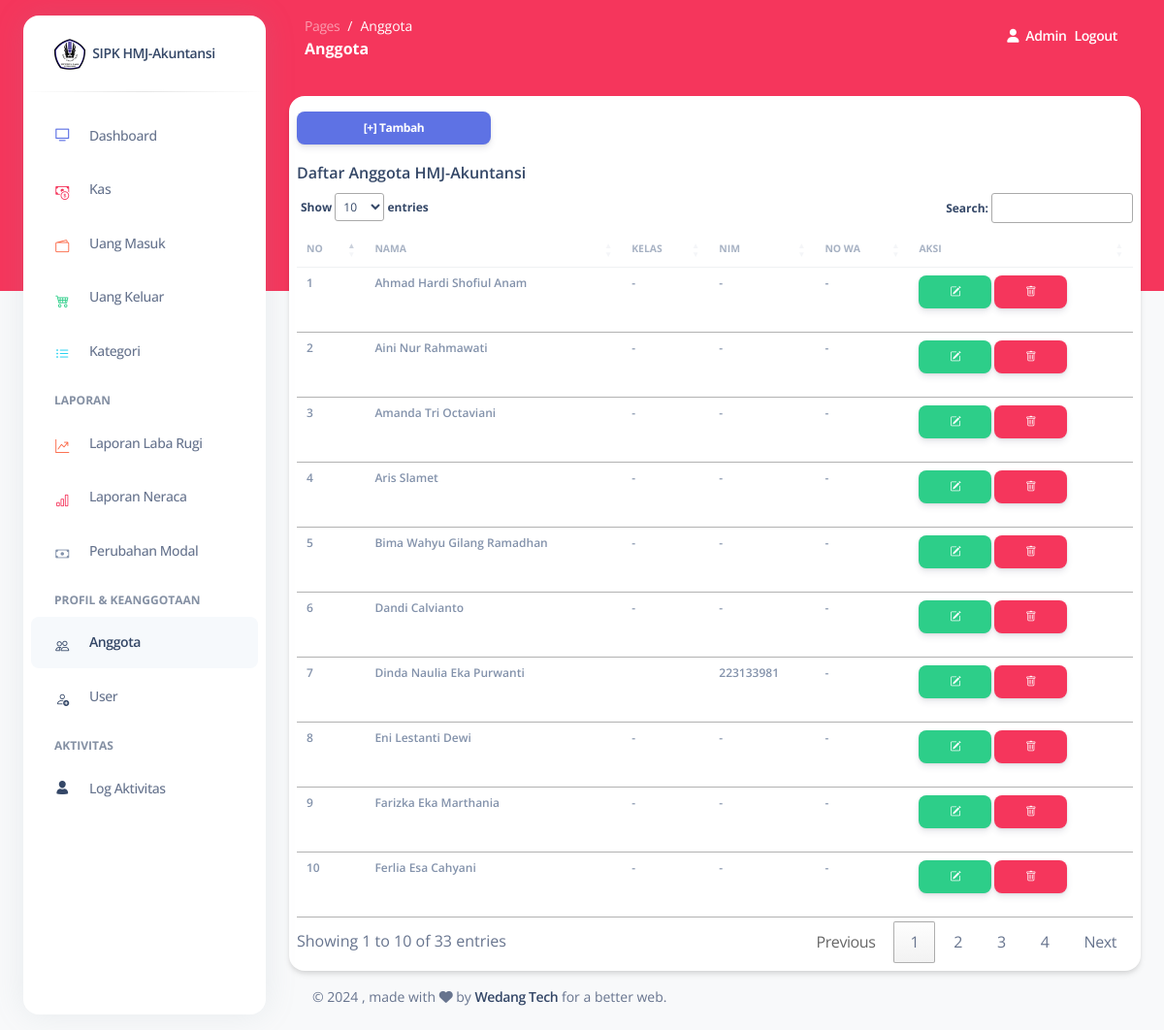
/index.php?hal=anggota (signed in), run on the app's committed database.
### tables this page shows
CREATE TABLE `anggota` (
  `id_anggota` int(11) NOT NULL,
  `nama_anggota` text NOT NULL,
  `kelas_anggota` text NOT NULL,
  `nim_anggota` varchar(50) NOT NULL,
  `alamat_anggota` text NOT NULL,
  `wa` varchar(15) NOT NULL,
  `created_at` datetime NOT NULL DEFAULT current_timestamp(),
  `updated_at` datetime NOT NULL DEFAULT '0000-00-00 00:00:00' ON UPDATE current_timestamp()
);

### pages/anggota.php (the view, shortened to what this page needs)
<div class="row">
    <div class="col-md-12">
        <div class="card shadow p-2 pt-3">
            <button class="btn btn-sm btn-primary" style="max-width: 200px;" data-bs-toggle="modal" data-bs-target="#staticBackdrop">[+] Tambah</button>
            <h6 class="mb-2">Daftar Anggota HMJ-Akuntansi</h6>
            <div class="table-responsive">
                <table class="table" id="myTable">
                    <thead>
                        <tr>
                            <th class="text-uppercase text-secondary text-xxs font-weight-bolder opacity-7">No</th>
                            <th class="text-uppercase text-secondary text-xxs font-weight-bolder opacity-7">Nama</th>
                            <th class="text-uppercase text-secondary text-xxs font-weight-bolder opacity-7">Kelas</th>
                            <th class="text-uppercase text-secondary text-xxs font-weight-bolder opacity-7">NIM</th>
                            <th class="text-uppercase text-secondary text-xxs font-weight-bolder opacity-7">No WA</th>
                            <th class="text-uppercase text-secondary text-xxs font-weight-bolder opacity-7">Aksi</th>
                        </tr>
                    </thead>
                    <tbody>
                        <?php
                            $no=1;
                            $getAnggota = $con->query("SELECT * FROM anggota ORDER BY nama_anggota ASC");
                            foreach($getAnggota as $data){
                        ?>
                            <tr>
                                <td class="text-secondary text-xs font-weight-bold"><?= $no++ ?></td>
                                <td class="text-secondary text-xs font-weight-bold"><?= $data['nama_anggota']?></td>
                                <td class="text-secondary text-xs font-weight-bold"><?= $data['kelas_anggota']?></td>
                                <td class="text-secondary text-xs font-weight-bold"><?= $data['nim_anggota']?></td>
                                <td class="text-secondary text-xs font-weight-bold"><?= $data['wa']?></td>
                                <td class="text-secondary text-xs font-weight-bold">
                                    <button type="button" class="btn btn-sm btn-success" data-bs-toggle="modal" data-bs-target="#edit<?= $data['id_anggota']?>"><i class="bi bi-pencil-square"></i></button>
                                    <a href="index.php?hal=anggota&del=<?= $data['id_anggota']?>" onclick="return confirm('Apakah anda yakin ingin menghapus data ini ?')" class="btn btn-sm btn-danger"><i class="bi bi-trash"></i></a>
                                </td>
                            </tr>
                        <?php }?>
                    </tbody>
                </table>
            </div>
        </div>
    </div>
</div>
<link rel="stylesheet" href="https://cdn.datatables.net/1.13.4/css/jquery.dataTables.css" />
<link rel="stylesheet" href="https://cdn.datatables.net/buttons/2.4.1/css/buttons.dataTables.min.css" />

### data on the page
anggota: nama_anggota "Ahmad Hardi Shofiul Anam", kelas_anggota "-", nim_anggota "-", wa "-"
anggota: nama_anggota "Aini Nur Rahmawati", kelas_anggota "-", nim_anggota "-", wa "-"
anggota: nama_anggota "Amanda Tri Octaviani", kelas_anggota "-", nim_anggota "-", wa "-"
anggota: nama_anggota "Aris Slamet", kelas_anggota "-", nim_anggota "-", wa "-"
anggota: nama_anggota "Bima Wahyu Gilang Ramadhan", kelas_anggota "-", nim_anggota "-", wa "-"
anggota: nama_anggota "Dandi Calvianto", kelas_anggota "-", nim_anggota "-", wa "-"
anggota: nama_anggota "Dinda Naulia Eka Purwanti", nim_anggota "223133981", wa "-"
anggota: nama_anggota "Eni Lestanti Dewi", kelas_anggota "-", nim_anggota "-", wa "-"
anggota: nama_anggota "Farizka Eka Marthania", kelas_anggota "-", nim_anggota "-", wa "-"
anggota: nama_anggota "Ferlia Esa Cahyani", kelas_anggota "-", nim_anggota "-", wa "-"

### other printed values
str_replace("-", " ", $_GET['hal']) "Anggota"
$_SESSION['admin']['username'] "Admin"
